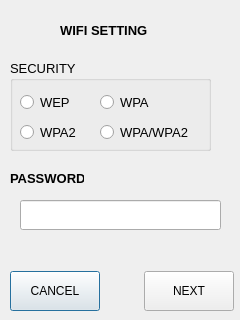
<?xml version="1.0" encoding="UTF-8"?>
<ui version="4.0">
 <class>Wifi2</class>
 <widget class="QDialog" name="Wifi2">
  <property name="geometry">
   <rect>
    <x>0</x>
    <y>0</y>
    <width>240</width>
    <height>320</height>
   </rect>
  </property>
  <property name="windowTitle">
   <string>Dialog</string>
  </property>
  <widget class="QLabel" name="lTitle">
   <property name="geometry">
    <rect>
     <x>60</x>
     <y>20</y>
     <width>111</width>
     <height>20</height>
    </rect>
   </property>
   <property name="font">
    <font>
     <pointsize>10</pointsize>
     <weight>75</weight>
     <bold>true</bold>
    </font>
   </property>
   <property name="text">
    <string>WIFI SETTING</string>
   </property>
  </widget>
  <widget class="QWidget" name="layoutWidget">
   <property name="geometry">
    <rect>
     <x>10</x>
     <y>270</y>
     <width>224</width>
     <height>42</height>
    </rect>
   </property>
   <layout class="QHBoxLayout" name="horizontalLayout">
    <item>
     <widget class="QPushButton" name="pbCancel">
      <property name="minimumSize">
       <size>
        <width>90</width>
        <height>40</height>
       </size>
      </property>
      <property name="text">
       <string>CANCEL</string>
      </property>
     </widget>
    </item>
    <item>
     <spacer name="horizontalSpacer">
      <property name="orientation">
       <enum>Qt::Horizontal</enum>
      </property>
      <property name="sizeHint" stdset="0">
       <size>
        <width>40</width>
        <height>20</height>
       </size>
      </property>
     </spacer>
    </item>
    <item>
     <widget class="QPushButton" name="pbNext">
      <property name="minimumSize">
       <size>
        <width>90</width>
        <height>40</height>
       </size>
      </property>
      <property name="text">
       <string>NEXT</string>
      </property>
     </widget>
    </item>
   </layout>
  </widget>
  <widget class="QGroupBox" name="groupBox_3">
   <property name="geometry">
    <rect>
     <x>10</x>
     <y>60</y>
     <width>201</width>
     <height>91</height>
    </rect>
   </property>
   <property name="font">
    <font>
     <pointsize>10</pointsize>
    </font>
   </property>
   <property name="title">
    <string>SECURITY</string>
   </property>
   <widget class="QRadioButton" name="rbSwep">
    <property name="geometry">
     <rect>
      <x>10</x>
      <y>30</y>
      <width>61</width>
      <height>25</height>
     </rect>
    </property>
    <property name="text">
     <string>WEP</string>
    </property>
   </widget>
   <widget class="QRadioButton" name="rbSwpa">
    <property name="geometry">
     <rect>
      <x>90</x>
      <y>30</y>
      <width>61</width>
      <height>25</height>
     </rect>
    </property>
    <property name="text">
     <string>WPA</string>
    </property>
   </widget>
   <widget class="QRadioButton" name="rbSwpa2">
    <property name="geometry">
     <rect>
      <x>10</x>
      <y>60</y>
      <width>61</width>
      <height>25</height>
     </rect>
    </property>
    <property name="text">
     <string>WPA2</string>
    </property>
   </widget>
   <widget class="QRadioButton" name="rbSwpaa">
    <property name="geometry">
     <rect>
      <x>90</x>
      <y>60</y>
      <width>101</width>
      <height>25</height>
     </rect>
    </property>
    <property name="text">
     <string>WPA/WPA2</string>
    </property>
   </widget>
  </widget>
  <widget class="QLineEdit" name="lePwd">
   <property name="geometry">
    <rect>
     <x>20</x>
     <y>200</y>
     <width>201</width>
     <height>30</height>
    </rect>
   </property>
  </widget>
  <widget class="QLabel" name="label_3">
   <property name="geometry">
    <rect>
     <x>10</x>
     <y>170</y>
     <width>74</width>
     <height>17</height>
    </rect>
   </property>
   <property name="font">
    <font>
     <pointsize>10</pointsize>
     <weight>75</weight>
     <italic>false</italic>
     <bold>true</bold>
    </font>
   </property>
   <property name="text">
    <string>PASSWORD</string>
   </property>
  </widget>
 </widget>
 <tabstops>
  <tabstop>rbSwep</tabstop>
  <tabstop>rbSwpa</tabstop>
  <tabstop>rbSwpa2</tabstop>
  <tabstop>rbSwpaa</tabstop>
  <tabstop>pbCancel</tabstop>
  <tabstop>pbNext</tabstop>
 </tabstops>
 <resources/>
 <connections/>
</ui>
